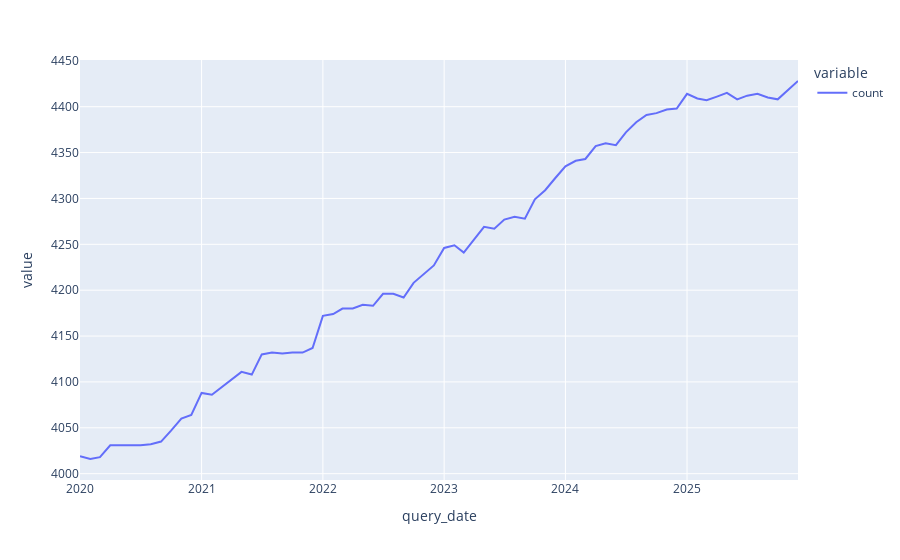

This figure's notebook cell:
### Code cell
pd.DataFrame( univ.value_counts('query_date').sort_index(ascending=True)).plot()

### Figure 1 — Plotly figure (JSON) as saved in the notebook; plotly's stock layout.template omitted (floating-point values rounded to 4 significant figures)
{"data": [{"hovertemplate": "variable=count<br>query_date=%{x}<br>value=%{y}<extra></extra>", "legendgroup": "count", "line": {"color": "#636efa", "dash": "solid"}, "marker": {"symbol": "circle"}, "mode": "lines", "name": "count", "orientation": "v", "showlegend": true, "type": "scatter", "x": ["2020-01-01", "2020-02-01", "2020-03-01", "2020-04-01", "2020-05-01", "2020-06-01", "2020-07-01", "2020-08-01", "2020-09-01", "2020-10-01", "2020-11-01", "2020-12-01", "2021-01-01", "2021-02-01", "2021-03-01", "2021-04-01", "2021-05-01", "2021-06-01", "2021-07-01", "2021-08-01", "2021-09-01", "2021-10-01", "2021-11-01", "2021-12-01", "2022-01-01", "2022-02-01", "2022-03-01", "2022-04-01", "2022-05-01", "2022-06-01", "2022-07-01", "2022-08-01", "2022-09-01", "2022-10-01", "2022-11-01", "2022-12-01", "2023-01-01", "2023-02-01", "2023-03-01", "2023-04-01", "2023-05-01", "2023-06-01", "2023-07-01", "2023-08-01", "2023-09-01", "2023-10-01", "2023-11-01", "2023-12-01", "2024-01-01", "2024-02-01", "2024-03-01", "2024-04-01", "2024-05-01", "2024-06-01", "2024-07-01", "2024-08-01", "2024-09-01", "2024-10-01", "2024-11-01", "2024-12-01", "2025-01-01", "2025-02-01", "2025-03-01", "2025-04-01", "2025-05-01", "2025-06-01", "2025-07-01", "2025-08-01", "2025-09-01", "2025-10-01", "2025-11-01", "2025-12-01"], "xaxis": "x", "y": [4019, 4016, 4018, 4031, 4031, 4031, 4031, 4032, 4035, 4047, 4060, 4064, 4088, 4086, 4094, 4102, 4111, 4108, 4130, 4132, 4131, 4132, 4132, 4137, 4172, 4174, 4180, 4180, 4184, 4183, 4196, 4196, 4192, 4208, 4218, 4227, 4246, 4249, 4241, 4255, 4269, 4267, 4277, 4280, 4278, 4299, 4309, 4322, 4335, 4341, 4343, 4357, 4360, 4358, 4372, 4383, 4391, 4393, 4397, 4398, 4414, 4409, 4407, 4411, 4415, 4408, 4412, 4414, 4410, 4408, 4418, 4428], "yaxis": "y"}], "layout": {"legend": {"title": {"text": "variable"}, "tracegroupgap": 0}, "margin": {"t": 60}, "xaxis": {"anchor": "y", "domain": [0, 1], "title": {"text": "query_date"}}, "yaxis": {"anchor": "x", "domain": [0, 1], "title": {"text": "value"}}}}
